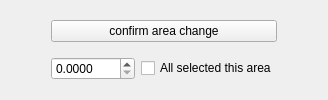
             <widget class="QWidget" name="tab">
              <attribute name="title">
               <string>Area change</string>
              </attribute>
              <layout class="QGridLayout" name="gridLayout_30">
               <item row="1" column="2">
                <widget class="QCheckBox" name="checkBox_applyArea">
                 <property name="text">
                  <string>All selected this area</string>
                 </property>
                </widget>
               </item>
               <item row="0" column="1" colspan="2">
                <widget class="QPushButton" name="pushButton_confirmarea">
                 <property name="text">
                  <string>confirm area change</string>
                 </property>
                </widget>
               </item>
               <item row="1" column="1">
                <widget class="QDoubleSpinBox" name="doubleSpinBox_newarea">
                 <property name="decimals">
                  <number>4</number>
                 </property>
                 <property name="maximum">
                  <double>9999.000000000000000</double>
                 </property>
                 <property name="singleStep">
                  <double>0.010000000000000</double>
                 </property>
                </widget>
               </item>
               <item row="0" column="0" rowspan="2">
                <spacer name="horizontalSpacer_5">
                 <property name="orientation">
                  <enum>Qt::Horizontal</enum>
                 </property>
                 <property name="sizeHint" stdset="0">
                  <size>
                   <width>40</width>
                   <height>20</height>
                  </size>
                 </property>
                </spacer>
               </item>
               <item row="0" column="3" rowspan="2">
                <spacer name="horizontalSpacer_6">
                 <property name="orientation">
                  <enum>Qt::Horizontal</enum>
                 </property>
                 <property name="sizeHint" stdset="0">
                  <size>
                   <width>40</width>
                   <height>20</height>
                  </size>
                 </property>
                </spacer>
               </item>
              </layout>
             </widget>
